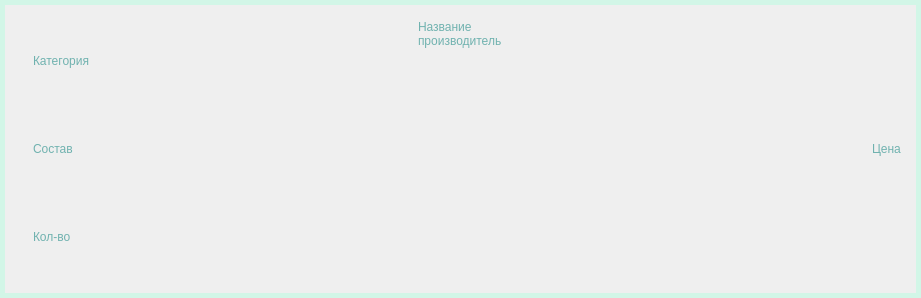
<?xml version="1.0" encoding="UTF-8"?>
<ui version="4.0">
 <class>Form</class>
 <widget class="QWidget" name="Form">
  <property name="geometry">
   <rect>
    <x>0</x>
    <y>0</y>
    <width>921</width>
    <height>298</height>
   </rect>
  </property>
  <property name="windowTitle">
   <string>Form</string>
  </property>
  <property name="styleSheet">
   <string notr="true">*{
	
	font: 24pt &quot;Calibri&quot;;
	color:#70B2AF;
}
#header{
	background-color:#D2F6E7;
}
QPushButton{
	color:#70B2AF;	
	background-color:#D2F6E7;
}
QPushButton:hover{
	color:#D2F6E7;	
	background-color:#70B2AF;
}
#Form{
	border:5px solid #D2F6E7;
}
#Form:hover{
	background-color:#D2F6E7;
}</string>
  </property>
  <layout class="QHBoxLayout" name="horizontalLayout_2">
   <item alignment="Qt::AlignLeft">
    <widget class="QWidget" name="horizontalWidget" native="true">
     <layout class="QHBoxLayout" name="horizontalLayout">
      <item>
       <widget class="QLabel" name="img">
        <property name="maximumSize">
         <size>
          <width>100</width>
          <height>100</height>
         </size>
        </property>
        <property name="text">
         <string/>
        </property>
        <property name="pixmap">
         <pixmap>../img/picture.png</pixmap>
        </property>
        <property name="scaledContents">
         <bool>true</bool>
        </property>
       </widget>
      </item>
      <item>
       <layout class="QVBoxLayout" name="verticalLayout">
        <item>
         <widget class="QLabel" name="cat">
          <property name="text">
           <string>Категория</string>
          </property>
          <property name="wordWrap">
           <bool>true</bool>
          </property>
         </widget>
        </item>
        <item>
         <widget class="QLabel" name="structure">
          <property name="text">
           <string>Состав</string>
          </property>
          <property name="wordWrap">
           <bool>true</bool>
          </property>
         </widget>
        </item>
        <item>
         <widget class="QLabel" name="total_stock">
          <property name="text">
           <string>Кол-во</string>
          </property>
          <property name="wordWrap">
           <bool>true</bool>
          </property>
         </widget>
        </item>
       </layout>
      </item>
     </layout>
    </widget>
   </item>
   <item alignment="Qt::AlignHCenter|Qt::AlignTop">
    <widget class="QWidget" name="horizontalWidget_2" native="true">
     <property name="sizePolicy">
      <sizepolicy hsizetype="Preferred" vsizetype="Preferred">
       <horstretch>0</horstretch>
       <verstretch>0</verstretch>
      </sizepolicy>
     </property>
     <layout class="QHBoxLayout" name="horizontalLayout_3">
      <item alignment="Qt::AlignHCenter">
       <widget class="QLabel" name="name">
        <property name="text">
         <string>Название производитель</string>
        </property>
        <property name="wordWrap">
         <bool>true</bool>
        </property>
       </widget>
      </item>
     </layout>
    </widget>
   </item>
   <item alignment="Qt::AlignRight">
    <widget class="QWidget" name="horizontalWidget_3" native="true">
     <layout class="QHBoxLayout" name="horizontalLayout_4">
      <item alignment="Qt::AlignRight">
       <widget class="QLabel" name="price">
        <property name="text">
         <string>Цена</string>
        </property>
        <property name="wordWrap">
         <bool>true</bool>
        </property>
       </widget>
      </item>
     </layout>
    </widget>
   </item>
  </layout>
 </widget>
 <resources/>
 <connections/>
</ui>
